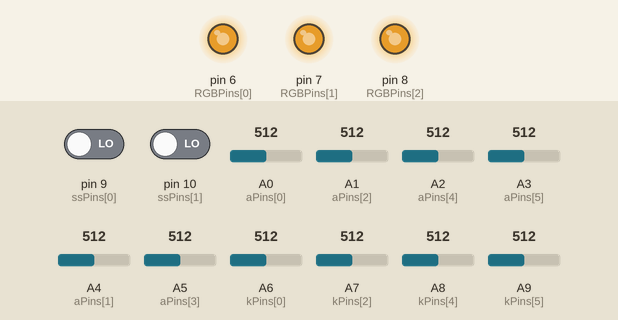
The sketch below on a simulated Teensy 4. Shown: output pins drawn as LEDs (lit = HIGH). Inputs (shaded band) come from the test bench; at power-on: A2 (aPins[4]) = 512, A8 (kPins[4]) = 512, A3 (aPins[5]) = 512, A9 (kPins[5]) = 512, pin 9 (ssPins[0]) LOW, pin 10 (ssPins[1]) LOW, A0 (aPins[0]) = 512, A1 (aPins[2]) = 512, A4 (aPins[1]) = 512, A5 (aPins[3]) = 512, A6 (kPins[0]) = 512, A7 (kPins[2]) = 512. USB keyboard and mouse output is not drawn.

Above: at 1.2 s.
1.3 s: A2 (aPins[4]) set to 716
At 2.2 s:
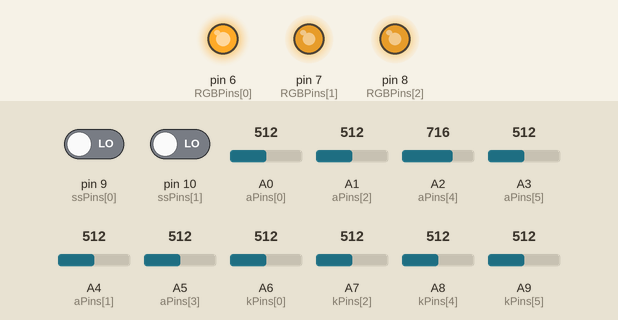
2.8 s: A8 (kPins[4]) set to 715
4.3 s: A8 (kPins[4]) set to 740
At 5.5 s:
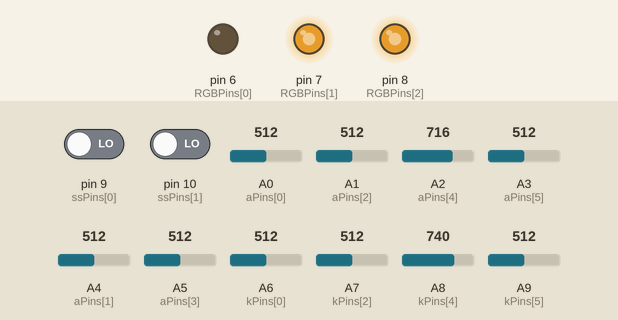
5.8 s: A3 (aPins[5]) set to 716
At 6.9 s:
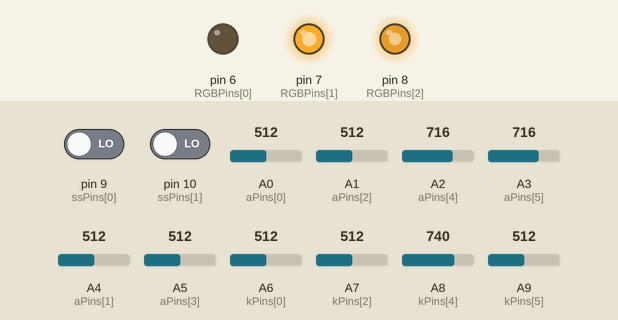
7.3 s: A9 (kPins[5]) set to 719
8.8 s: A9 (kPins[5]) set to 736
At 9.1 s:
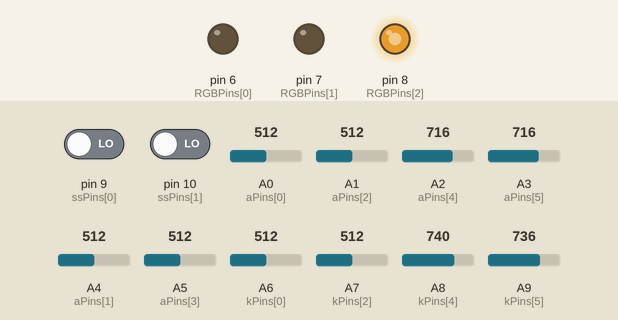
Timing chart, 0 to 11.3 s (numbered marks = the images above; inputs shaded):
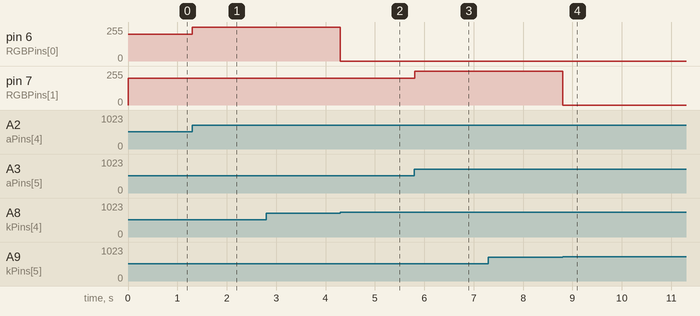

The sketch:

PadJS1_3_1.ino
```cpp
//SCRIPT 1.3.1
//FULL V3 SCRIPT FIRST VERSION
//PAD 1_3_1 FOR USE ONLY ON BOARD VERSION 5
//2024 BARKUS MFG

//SET USB TYPE TO KEYBOARD+MOUSE+JOYSTICK BEFORE UPLOAD
//150MHZ IS ALSO RECCOMENDED AS THE TEENSY 4.0 HAS POOR COOLING

//Axis pins (The arduino / teensy anolog pins connected to each axis) enter in the corresponding order: Left pin, Right pin, Up pin, Down pin
//For example if Left was on 18, Right was on 19, Down 16, and Up 17; aPins would = [18, 19, 16, 17]
//To figure out what pin each tile is bound to, run the test program from the website.

/////////////////////////////////////////////
/**/int aPins[] = {14, 18, 15, 19, 16, 17};// <-- FSR PINS GO HERE: LEFT, LEFT, RIGHT, RIGHT, UP, DOWN (if your pad only has 4 sensor inputs its ok just leave the second left and second right as the default value (18 and 19))
/////////////////////////////////////////////

bool bOn[] = {false, false, false, false, false, false};
bool lOn = false;
bool rOn = false;

//Knob pins (Same concept as above but for the adjustment knobs)
int kPins[] = {20, 20, 21, 21, 22, 23};

//Start and select button pins (Start is the button on the right (Enter) and select is the button on the left (Escape))
int ssPins[] = {9, 10};

//Light stuff
//RGB Values to change color, functional on this version! play around with them as you would like 255 = off 0 = completely on
int RGB[] = {200, 200, 200};
int lPins[] = {2, 3, 4, 5};
int RGBPins[] = {6, 7, 8};

//Adjusting these values below may help with jitter inputs (Lightly pressing the tile and getting 10s to 100s of button presses)
int releaseThresh = 10; //Keep this below press Thresh, default = 10
int pressThresh = 15; //Keep this above release Thresh, default = 15

void setup() {
  // setup button pins
  pinMode(ssPins[0], INPUT);
  pinMode(ssPins[1], INPUT);

  // put your setup code here, to run once:
  Joystick.begin();
  Serial.begin(9600);

  //Set RGB Values
  for (int i = 0; i < 3; i++) {
    analogWrite(RGBPins[i], RGB[i]);
  }

  //Stop random button input
  for (int i = 0; i < 32; i++) {
    Joystick.button(i, 0);
  }

  Joystick.useManualSend(true);
}

void loop() {
  // put your main code here, to run repeatedly:

  // Iterate through all FSR input values to determine if they are greater than the knob values
  for (int i = 0; i < 6; i++)
  {
    if(analogRead(aPins[i]) >= analogRead(kPins[i]) + pressThresh && bOn[i] == false) {
      Joystick.button(i + 1, 1);
      bOn[i] = true;
      digitalWrite(lPins[i], HIGH);

      // Check if one of the two left or right sensors is on
      if(i == 0 || 1){
        lOn = true;
      }

      if(i == 2 || 3){
        rOn = true;
      }
    }
    else if (analogRead(aPins[i]) < analogRead(kPins[i]) - releaseThresh && bOn[i] == true) {
      Joystick.button(i + 1, 0);
      bOn[i] = false;
      digitalWrite(lPins[i], LOW);
    }
  }
  // Check if both of the two left or right sensors is off
  if(bOn[0] && bOn[1] == false){
    lOn = false;
  }
  if(bOn[2] && bOn[3] == false){
    rOn = false;
  }

  // If any of the left FSRS are actuated, call left
  if(lOn == true) {
    digitalWrite(lPins[0], HIGH);
    Joystick.button(0 + 1, 1);
    Joystick.button(1 + 1, 1);
  }
  //if both of the left FSRS are unactuated, turn off left
  else{
    digitalWrite(lPins[0], LOW);
    Joystick.button(0 + 1, 0);
    Joystick.button(1 + 1, 0);
  }
  // If any of the right FSRS are actuated, call right
  if(rOn == true) {
    digitalWrite(lPins[1], HIGH);
    Joystick.button(2 + 1, 1);
    Joystick.button(3 + 1, 1);
  }
  //if both of the right FSRS are unactuated, turn off right
  else{
    digitalWrite(lPins[1], LOW);
    Joystick.button(2 + 1, 0);
    Joystick.button(3 + 1, 0);
  }

  // Iterate through button inputs (start and select)
  for (int i = 0; i < 2; i++)
  {
    if(digitalRead(ssPins[i]) == HIGH) {
      Joystick.button(i + 5, 1);
    }
    else {
      Joystick.button(i + 5, 0);
    }
  }
  Joystick.send_now();
}
```

Measured:
- the behaviour switches between 726 and 727 on A8 (kPins[4]) (found by bisection; images 1 and 2)
- the behaviour switches between 726 and 727 on A9 (kPins[5]) (found by bisection; images 3 and 4)
- after the input at 1.3 s, pin 6 (RGBPins[0]): 200/255 → 255/255 at once
- after the input at 2.8 s, every drawn part: stays the same
- after the input at 4.3 s, pin 6 (RGBPins[0]): 255/255 → 0/255 at once
- after the input at 5.8 s, pin 7 (RGBPins[1]): 200/255 → 255/255 at once
- after the input at 7.3 s, every drawn part: stays the same
- after the input at 8.8 s, pin 7 (RGBPins[1]): 255/255 → 0/255 at once
